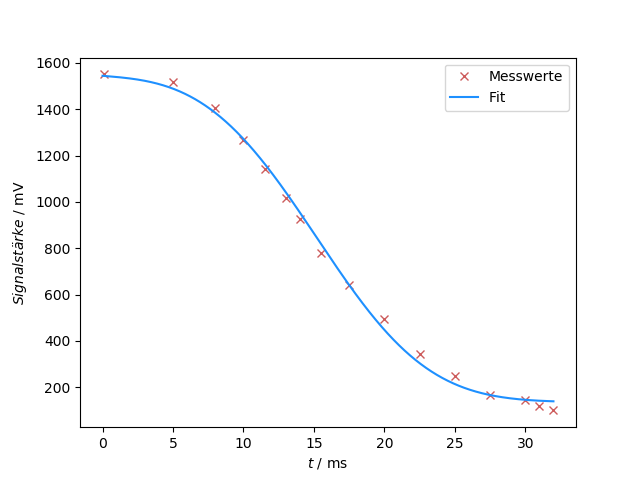

Python code for this plot:
import numpy as np
from scipy.optimize import curve_fit
import matplotlib.pyplot as plt
import matplotlib as mpl


def theory(tau, M0, M1, T):
    T2=560
    return M0 * np.exp(-2 * tau / T2) * np.exp(-tau**3 / T) + M1

tau, U = np.genfromtxt('../data/Diffusion.txt', unpack=True)
tau *=1e3


params, cov = curve_fit(theory, tau, U) #,p0=[])
errors = np.sqrt(np.diag(cov))
print('M0 = ', params[0], '±', errors[0])
print('M1 = ', params[1], '±', errors[1])
print('T =', params[2], '±', errors[2])

x = np.linspace(0, 32, 1000)
plt.plot(tau, U, 'x',label='Messwerte', color='indianred', linewidth=0.5)
plt.plot(x, theory(x, *params), label='Fit', color='dodgerblue')
# plt.fill_between(x, theory(x, *params)+theory(x, *errors), theory(x, *params)-theory(x, *errors), alpha = 0.4, color = 'dodgerblue')
plt.xlabel(r'$t\,\, / \,\, \mathrm{ms}$')
plt.ylabel(r'$Signalstärke \,\, / \,\, \mathrm{mV}$')
plt.legend(loc='best')
#plt.show()
plt.savefig('Diff_fit.png')



